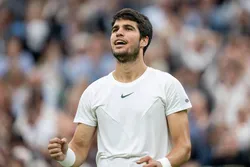
#> input picture Alcaraz.webp, 250 x 167 px, shrunk from 1499 x 1000 before the run
$ python TennisPlayerGuessingGame.py
#> lines starting #> are read from the running program, lines starting #| are printed output that depends on the picture
import random
from PIL import Image
from colorama import Fore
from colorama import Back, Style
imgAlcaraz = Image.open("Alcaraz.webp")
#> imgAlcaraz is the input picture: PIL image 250x167 RGB; mean R, G, B 147.8, 137.7, 135.1
imgDjokovic = Image.open("Djokovic.webp")
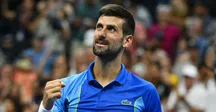
#> input picture Djokovic.webp, 216 x 112 px, shrunk from 1296 x 675 before the run
#> imgDjokovic is the input picture: PIL image 216x112 RGB; mean R, G, B 88.3, 84.7, 91
imgMedvedev = Image.open("Medvedev.jpeg")
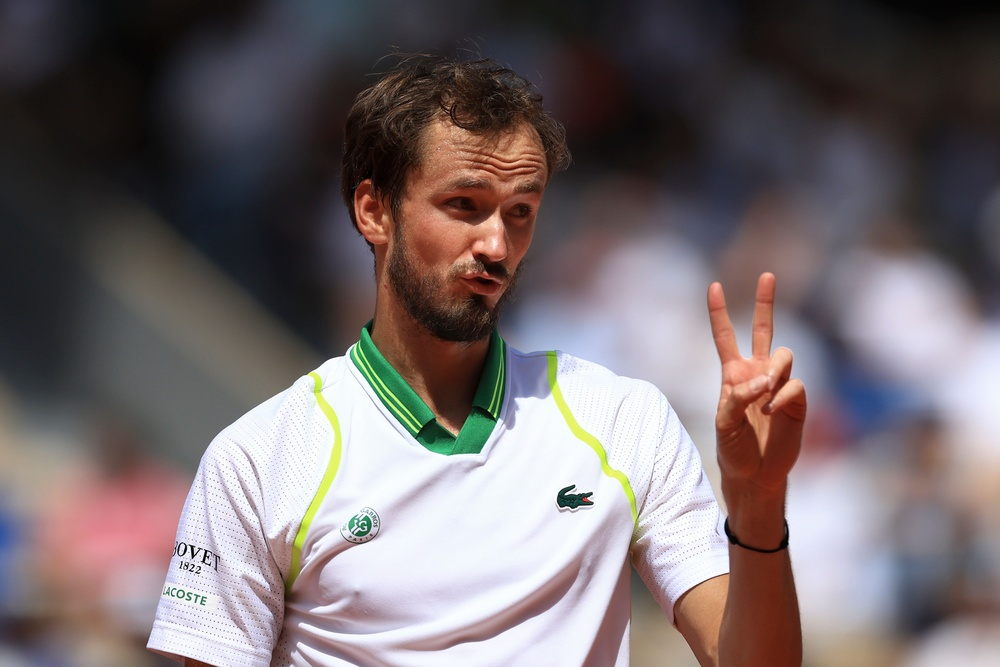
#> input picture Medvedev.jpeg, 1000 x 667 px, shrunk from 6000 x 4000 before the run
#> imgMedvedev is the input picture: PIL image 1000x667 RGB; mean R, G, B 117.3, 107.1, 108.9
imgFederer = Image.open("Federer.webp")
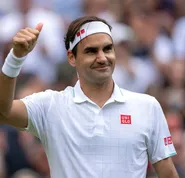
#> input picture Federer.webp, 185 x 178 px, shrunk from 1110 x 1065 before the run
#> imgFederer is the input picture: PIL image 185x178 RGB; mean R, G, B 153.6, 143.9, 152.4
imgNadal = Image.open("Nadal.webp")
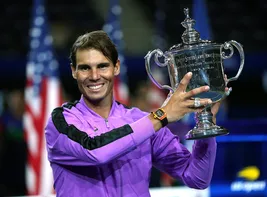
#> input picture Nadal.webp, 267 x 197 px, shrunk from 1600 x 1184 before the run
#> imgNadal is the input picture: PIL image 267x197 RGB; mean R, G, B 71.1, 60.8, 89.7
def clueOneTwoThree(userClue):
	for x in range(userClue):
		userChoice = int(input("Enter 1 for country, 2 for current Ranking, 3 for play style, 4 for special traits, or 5 for notable achievements: "))

		if userChoice == 1:
			print(countryValue)
		elif userChoice == 2:
			print(currentRankingValue)
		elif userChoice == 3:
			print(playStyleValue)
		elif userChoice == 4:
			print(specialTraitsValue)
		elif userChoice == 5:
			print(notableAchievementsValue)
		else:
			print("invalid number")

playerList = ["Djokovic", "Federer", "Nadal", "Alcaraz", "Medvedev"]

country = {
	"Djokovic":"Serbia",
	"Federer":"Switzerland",
	"Nadal":"Spain",
	"Alcaraz":"Spain",
	"Medvedev":"Russia"
}

currentRanking = {
	"Djokovic":"2",
	"Nadal":"139",
	"Federer":"currently retired but career high #1 in 2004",
	"Alcaraz":"1",
	"Medevedev":"3"
}

playStyle = {
	"Djokovic":"He's a baseline player. Hard courts favor his playstyle",
	"Nadal":"A heavy hitter with much spin. Clay courts favor his playstyle",
	"Federer":"A swift and powerful stroke. Grass courts favor his playstyle",
	"Alcaraz":"An intense and extremely strong player. Usually hard courts favor his playstyle",
	"Medvedev":"Plays behind the baseline usually. Usually hard courts favor his playstyle as he is defensive"
}

specialTraits = {
	"Djokovic":"Known for his textbook backhand motion and power",
	"Nadal":"Known for his warrior spirit and grit (never gives up no matter what)",
	"Federer":"Known as the GOAT of Tennis and went down in history as one of the most classy and sportsmanlike players ever to exist",
	"Alcaraz":"Reached the world number one ranking just 2 years after his first appearance on tour (youngest spainiard to ever reach world no. 1.)",
	"Medvedev":"Returns so far back that the camera cant even see him in the shot"
}

notableAchievements = {
	"Djokovic":"Held the world no. 1 position for the longest time in the history of Tennis",
	"Nadal":"Won a staggering 11 French Open titles throughout his career and had a career high of no. 1",
	"Federer":"Won 5 consecutive US Open titles from 2004-2008 and had a career high of no. 1",
	"Alcaraz":"Won 2 grand slam titles (US Open and Wimbledon) and is currently 20 years old",
	"Medvedev":"Won 6 consecutive tournament titles (One of them being the US Open in 2021 where he beat djokovic in straight sets)"
}


key, value = random.choice(list(country.items()))


countryValue = country.get(key)
currentRankingValue = currentRanking.get(key)
playStyleValue = playStyle.get(key)
specialTraitsValue = specialTraits.get(key)
notableAchievementsValue = notableAchievements.get(key)


print("Hello! Welcome to the Tennis player guessing game. The goal of this game is to guess the correct player based off of the hints that I give you! Try to use as little hints as possible for the best challenge! Here is the list of the players you can choose from: Djokovic, Federer, Nadal, Alcaraz, Medvedev. Be mindful of capitalization! Enjoy! :)")
print()
userClue = int(input("How many clues do you wish to ask for?: "))
#> the answer given: 3
print()
clueOneTwoThree(userClue)
#> the loop in clueOneTwoThree, `for x in range(userClue):` made 3 passes; the answer given on pass 1: 1

#> (the run stopped early here; a loop or call above may not have finished)
